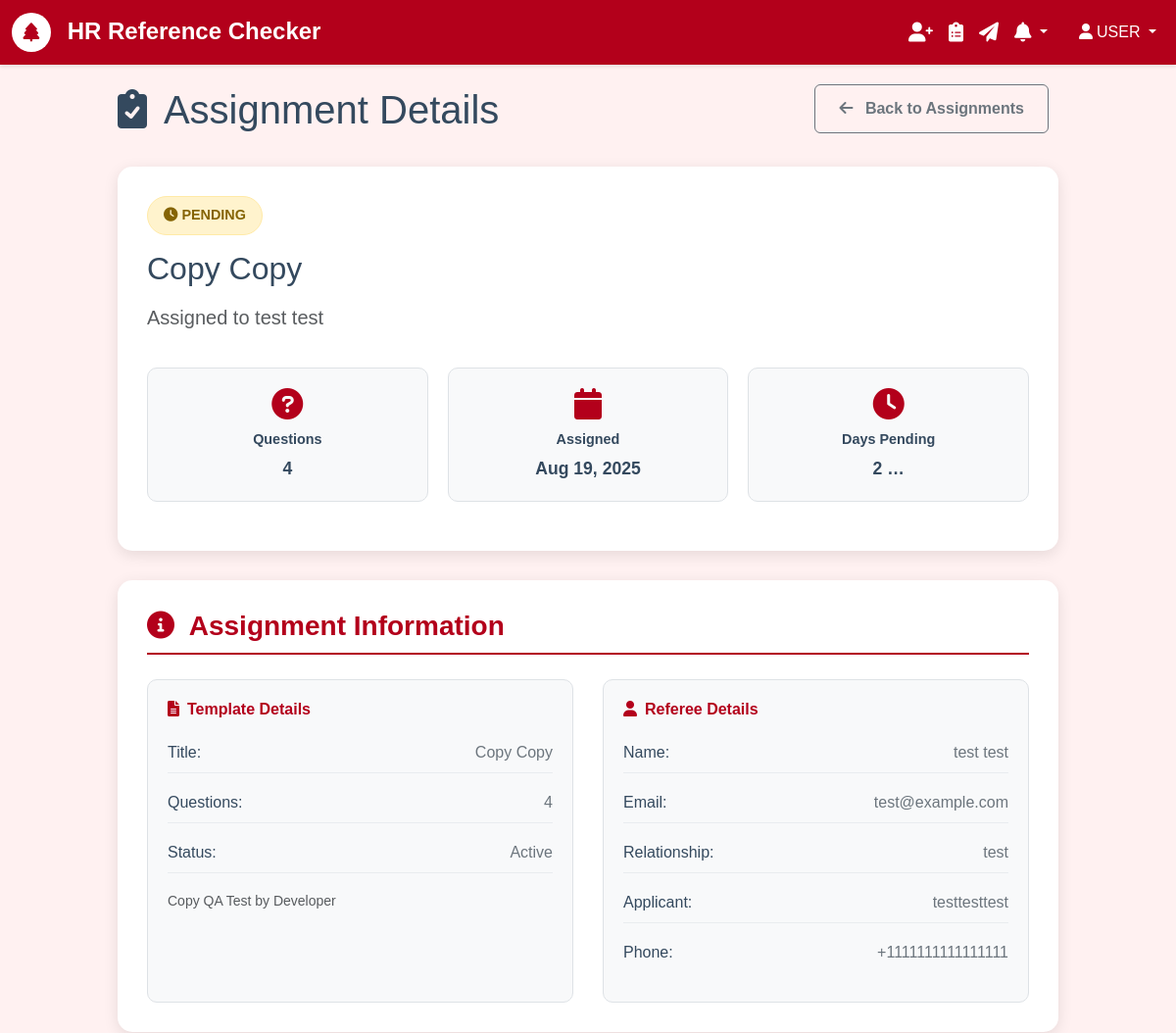
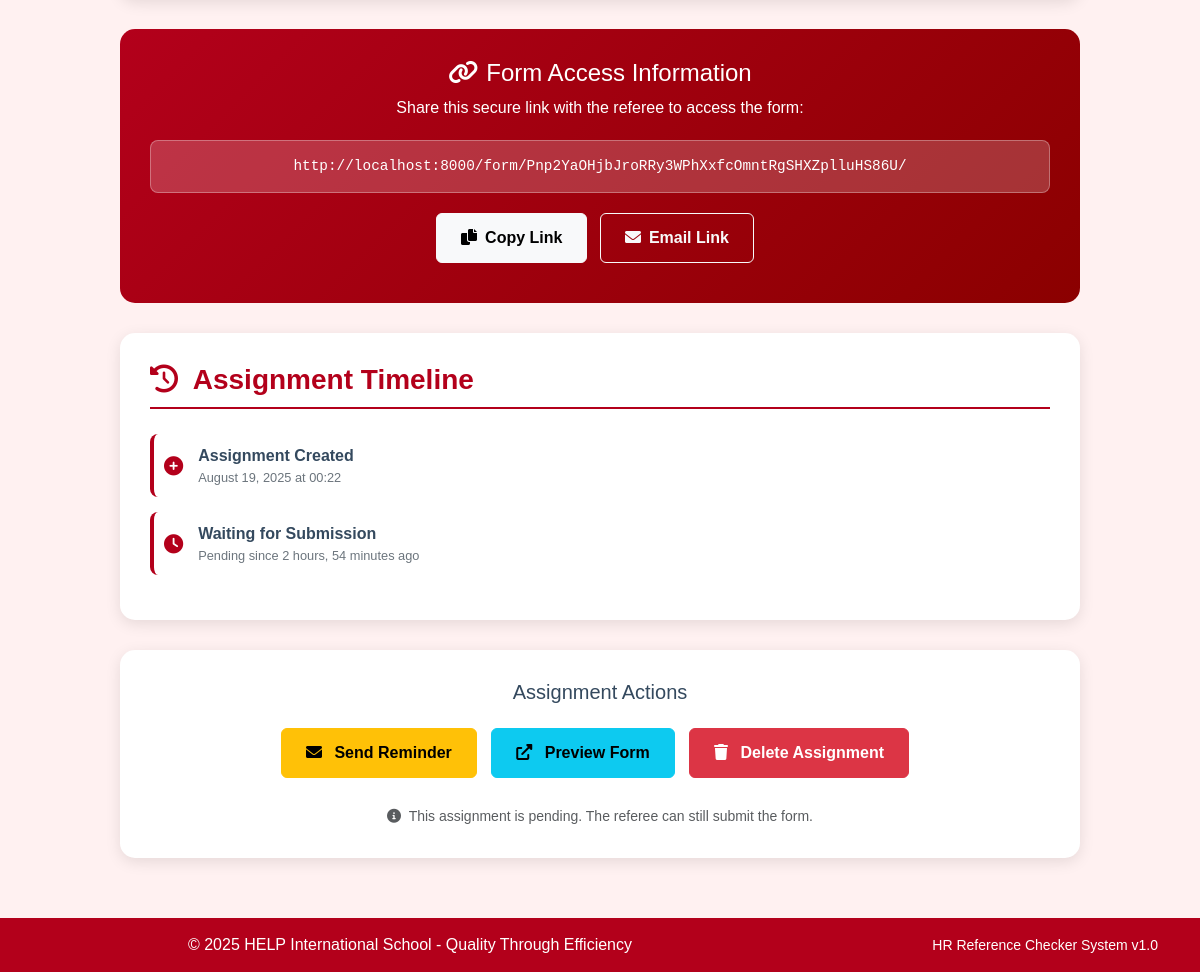
Before: /forms/15/ (signed in) with the older database file (2 pictures, top to bottom).
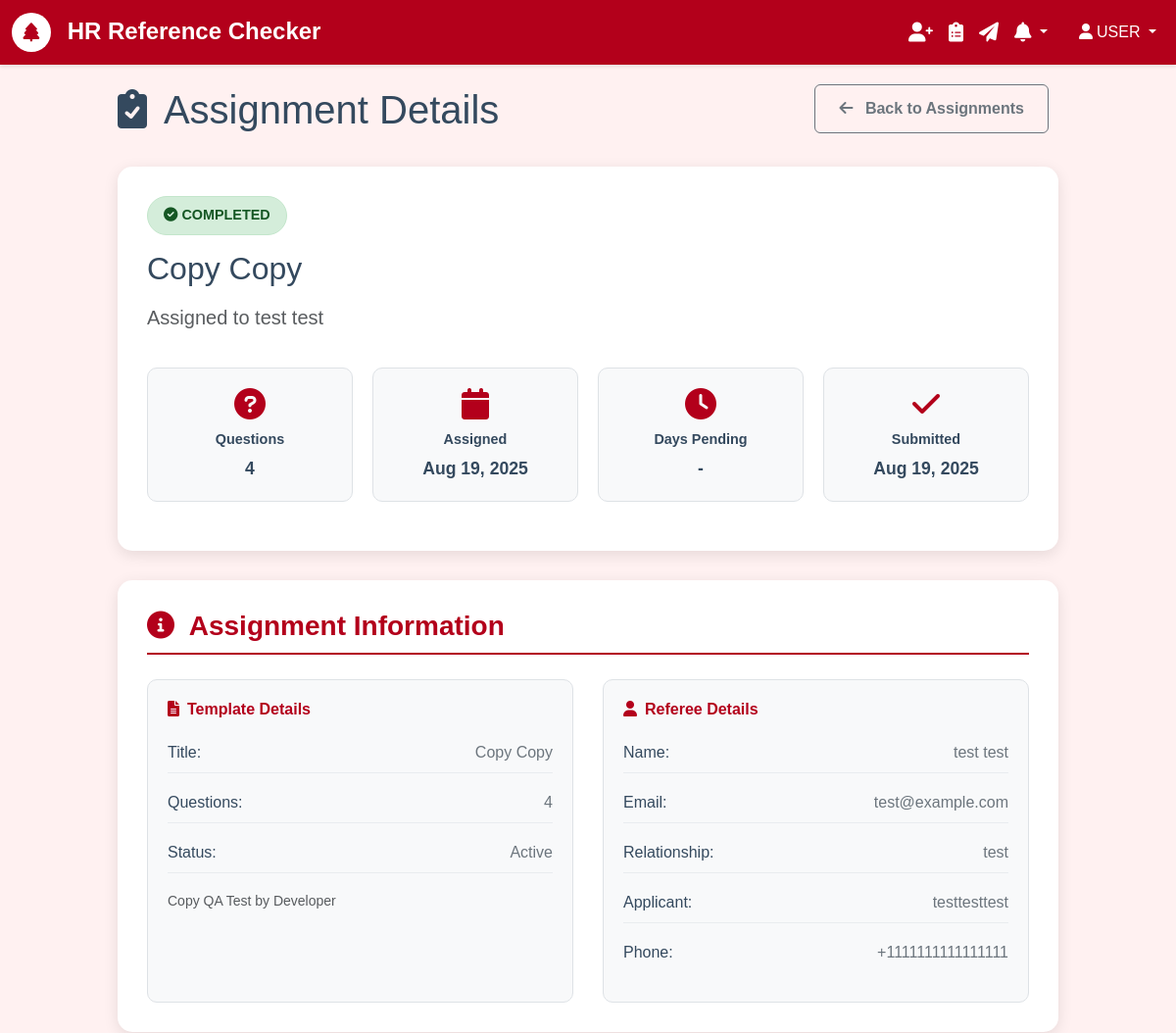
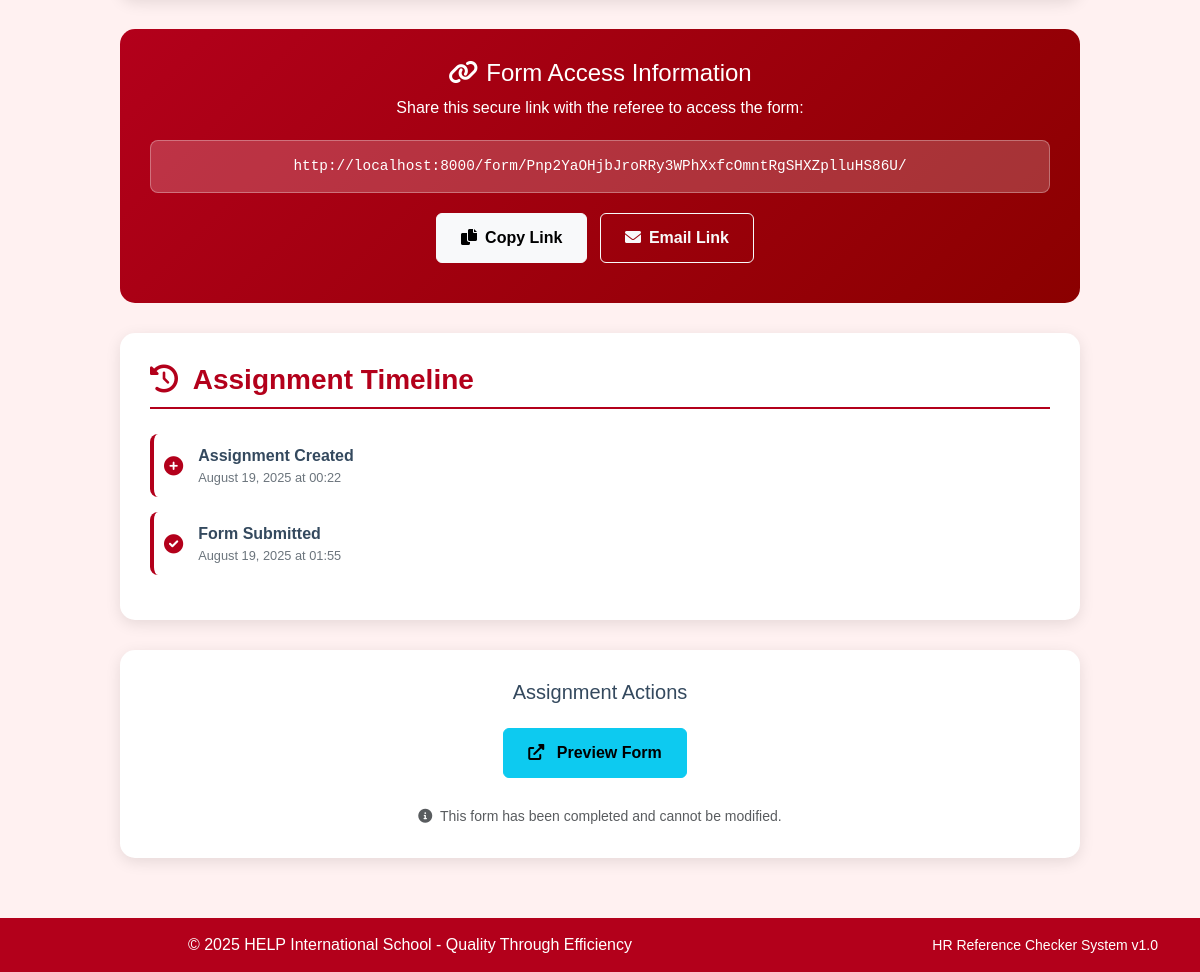
After: the same page with the newer database file (2 pictures, top to bottom).
### forms/models.py (models this page shows, shortened)
class Form(models.Model):
    template = models.ForeignKey('form_templates.Template', on_delete=models.CASCADE)
    referee = models.ForeignKey('referees.Referee', on_delete=models.CASCADE)
    unique_token = models.CharField(max_length=255, unique=True, blank=True)
    status = models.CharField(
        max_length=20,
        choices=FormStatus.choices,
        default=FormStatus.PENDING
    )
    created_at = models.DateTimeField(auto_now_add=True)
    submitted_at = models.DateTimeField(null=True, blank=True)
    class Meta:
        ordering = ['-created_at']
        verbose_name = 'Form Assignment'
        verbose_name_plural = 'Form Assignments'
    def generate_access_url(self, base_url="http://localhost:8000"):
        return f"{base_url}/form/{self.unique_token}/"
    def is_expired(self, expiry_days=30):
        expiry_date = self.created_at + timedelta(days=expiry_days)
        return timezone.now() > expiry_date

### form_templates/models.py (models this page shows, shortened)
class Template(models.Model):
    title = models.CharField(max_length=255, validators=[MinLengthValidator(3)])
    description = models.TextField(blank=True, help_text="Brief description of this template")
    instructions = models.TextField(
        blank=True,
        help_text="Instructions shown to referees before filling the form"
    )
    created_by = models.ForeignKey(settings.AUTH_USER_MODEL, on_delete=models.CASCADE)
    is_active = models.BooleanField(default=True)
    created_at = models.DateTimeField(auto_now_add=True)
    updated_at = models.DateTimeField(auto_now=True)
    class Meta:
        ordering = ['-created_at']
        verbose_name = 'Form Template'
        verbose_name_plural = 'Form Templates'
    def get_questions_count(self):
        return self.questions.count()

### referees/models.py (models this page shows, shortened)
class Referee(models.Model):
    name = models.CharField(max_length=255)
    email = models.EmailField()
    phone_regex = RegexValidator(
        regex=r'^\+?1?\d{9,15}$',
        message="Phone number must be entered in the format: '+999999999'. Up to 15 digits allowed."
    )
    phone = models.CharField(validators=[phone_regex], max_length=17, blank=True)
    relationship = models.CharField(max_length=100, help_text="e.g., Former Manager, Colleague, etc.")
    applicant_name = models.CharField(max_length=255, help_text="Name of the person being referenced")
    created_at = models.DateTimeField(auto_now_add=True)
    is_active = models.BooleanField(default=True)
    class Meta:
        ordering = ['-created_at']
        verbose_name = 'Referee'
        verbose_name_plural = 'Referees'

### forms/views.py (the view)
# urls.py: path('<int:pk>/', views.FormAssignmentDetailView.as_view(), name='detail'),
class FormAssignmentDetailView(LoginRequiredMixin, DetailView):
    model = Form
    template_name = 'forms/detail.html'
    context_object_name = 'assignment'
    def get_context_data(self, **kwargs):
        context = super().get_context_data(**kwargs)
        context['access_url'] = self.object.generate_access_url()
        context['is_expired'] = self.object.is_expired()
        return context

### core/models.py (called while the page is built)
    @classmethod
    def get_unread_count(cls, user):
        return cls.objects.filter(user=user, is_read=False, is_dismissed=False).count()

    @classmethod
    def get_recent_notifications(cls, user, limit=10):
        return cls.objects.filter(user=user, is_dismissed=False).order_by('-created_at')[:limit]

### templates/forms/detail.html (shortened to what the changed rows need)
{% extends 'base.html' %}
{% block content %}
<div class="assignment-detail-container">
    <div class="d-flex justify-content-between align-items-center mb-4">
        <h1>
            <i class="fas fa-clipboard-check me-2"></i>
            Assignment Details
        </h1>
    </div>
    <div class="assignment-header">
        <div class="d-flex justify-content-between align-items-start">
            <div class="flex-grow-1">
                {% if assignment.status == 'PENDING' %}
                    <div class="status-badge status-pending">
                        <i class="fas fa-clock me-1"></i>Pending
                    </div>
                {% else %}
                    <div class="status-badge status-completed">
                        <i class="fas fa-check-circle me-1"></i>Completed
                    </div>
                {% endif %}
                <h2 class="mb-3">{{ assignment.template.title }}</h2>
                <p class="lead text-muted">Assigned to {{ assignment.referee.name }}</p>
            </div>
        </div>
        <div class="assignment-stats">
            <div class="stat-item">
                <i class="fas fa-question-circle stat-icon"></i>
                <div class="stat-label">Questions</div>
                <div class="stat-value">{{ assignment.template.get_questions_count }}</div>
            </div>
            <div class="stat-item">
                <i class="fas fa-calendar stat-icon"></i>
                <div class="stat-label">Assigned</div>
                <div class="stat-value">{{ assignment.created_at|date:"M d, Y" }}</div>
            </div>
            <div class="stat-item">
                <i class="fas fa-clock stat-icon"></i>
                <div class="stat-label">Days Pending</div>
                <div class="stat-value">
                    {% if assignment.status == 'PENDING' %}
                        {{ assignment.created_at|timesince|truncatewords:1 }}
                    {% else %}
                        -
                    {% endif %}
                </div>
            </div>
            {% if assignment.submitted_at %}
            <div class="stat-item">
                <i class="fas fa-check stat-icon"></i>
                <div class="stat-label">Submitted</div>
                <div class="stat-value">{{ assignment.submitted_at|date:"M d, Y" }}</div>
            </div>
            {% endif %}
        </div>
    </div>
    <div class="info-section">
        <div class="info-grid">
            <div class="info-card">
                <div class="info-item">
                    <span class="info-label">Title:</span>
                    <span class="info-value">{{ assignment.template.title }}</span>
                </div>
                <div class="info-item">
                    <span class="info-label">Questions:</span>
                    <span class="info-value">{{ assignment.template.get_questions_count }}</span>
                </div>
                {% if assignment.template.description %}
                <div class="mt-3">
                    <small class="text-muted">{{ assignment.template.description }}</small>
                </div>
                {% endif %}
            </div>
            <div class="info-card">
                <div class="info-item">
                    <span class="info-label">Name:</span>
                    <span class="info-value">{{ assignment.referee.name }}</span>
                </div>
                <div class="info-item">
                    <span class="info-label">Email:</span>
                    <span class="info-value">{{ assignment.referee.email }}</span>
                </div>
                <div class="info-item">
                    <span class="info-label">Relationship:</span>
                    <span class="info-value">{{ assignment.referee.relationship }}</span>
                </div>
                <div class="info-item">
                    <span class="info-label">Applicant:</span>
                    <span class="info-value">{{ assignment.referee.applicant_name }}</span>
                </div>
                {% if assignment.referee.phone %}
                <div class="info-item">
                    <span class="info-label">Phone:</span>
                    <span class="info-value">{{ assignment.referee.phone }}</span>
                </div>
                {% endif %}
            </div>
        </div>
    </div>
    <div class="info-section">
        <div class="timeline-item">
            <div class="timeline-content">
                <strong>Assignment Created</strong>
                <div class="timeline-date">{{ assignment.created_at|date:"F d, Y \a\\t H:i" }}</div>
            </div>
        </div>
        {% if assignment.submitted_at %}
        <div class="timeline-item">
            <i class="fas fa-check-circle timeline-icon"></i>
            <div class="timeline-content">
                <strong>Form Submitted</strong>
                <div class="timeline-date">{{ assignment.submitted_at|date:"F d, Y \a\\t H:i" }}</div>
            </div>
        </div>
        {% else %}
        <div class="timeline-item">
            <i class="fas fa-clock timeline-icon"></i>
            <div class="timeline-content">
                <strong>Waiting for Submission</strong>
                <div class="timeline-date">Pending since {{ assignment.created_at|timesince }} ago</div>
            </div>
        </div>
        {% endif %}
    </div>
    <div class="action-buttons">
        <h5 class="mb-4">Assignment Actions</h5>
        {% if assignment.status == 'PENDING' %}
            <form method="post" action="{% url 'forms:resend' assignment.pk %}" style="display: inline;">
                <button type="submit" class="btn btn-warning"
                        onclick="return confirm('Send reminder email to {{ assignment.referee.name }}?')">
                    <i class="fas fa-envelope me-2"></i>
                    Send Reminder
                </button>
            </form>
        {% endif %}
        <a href="{{ access_url }}" target="_blank" class="btn btn-info">
            <i class="fas fa-external-link-alt me-2"></i>
            Preview Form
        </a>
        {% if assignment.status == 'PENDING' %}
            <a href="{% url 'forms:delete' assignment.pk %}" class="btn btn-danger"
               onclick="return confirm('Are you sure you want to delete this assignment?')">
                <i class="fas fa-trash me-2"></i>
                Delete Assignment
            </a>
        {% endif %}
        <div class="mt-3">
            <small class="text-muted">
                <i class="fas fa-info-circle me-1"></i>
                {% if assignment.status == 'COMPLETED' %}
                    This form has been completed and cannot be modified.
                {% else %}
                    This assignment is pending. The referee can still submit the form.
                {% endif %}
            </small>
        </div>
    </div>
</div>
{% endblock %}

Changed rows visible on the page:
changed Form "Copy Copy": status "PENDING" → "COMPLETED" (drawn); submitted_at (not shown) → "Aug 19, 2025"; submitted_at (not shown) → "August 19, 2025 at 01:55"; created_at "2 …" → (not shown); created_at "2 hours, 54 minutes" → (not shown)
Other visible differences:
text no longer shown: "PENDING Waiting for Submission Pending since ago Send Reminder Delete Assignment This assignment is pending. The referee can still submit the form."
text now shown: "COMPLETED - Submitted Form Submitted This form has been completed and cannot be modified."
